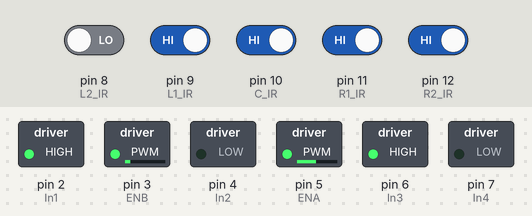
A sketch run on a simulated Arduino Uno, built with avr-gcc and run on an emulated ATmega328P. Shown: switched loads named in the sketch (green lamp = pin HIGH). The inputs (shaded band) are chosen by the test bench; at power-on: pin 9 (L1_IR), pin 10 (C_IR), pin 11 (R1_IR), pin 12 (R2_IR) HIGH, pin 8 (L2_IR) LOW.

Above: at 1.2 s.
1.3 s: pin 9 (L1_IR) driven LOW
At 2.0 s:
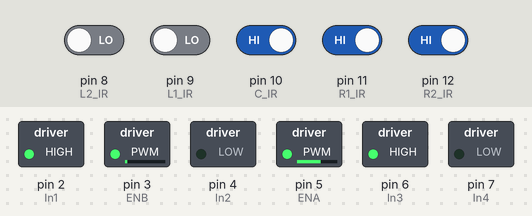
2.8 s: pin 8 (L2_IR) driven HIGH
At 3.3 s:
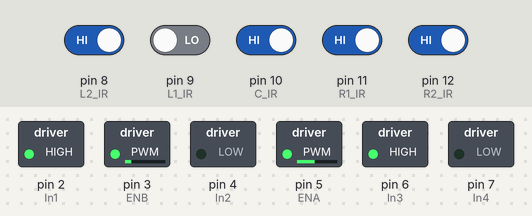
4.3 s: pin 11 (R1_IR) driven LOW
At 5.5 s:
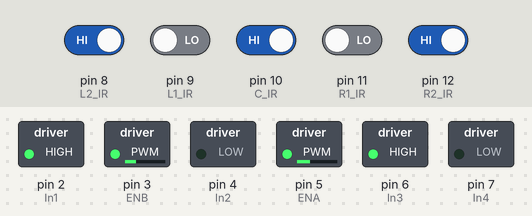
5.8 s: pin 12 (R2_IR) driven LOW
At 6.8 s:
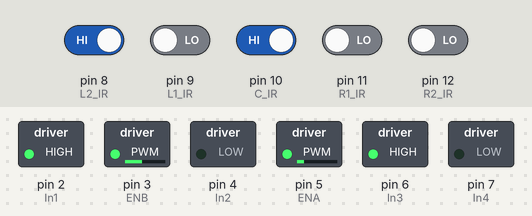
7.3 s: pin 9 (L1_IR) driven HIGH
At 7.8 s:
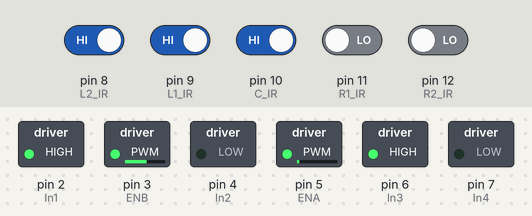
8.8 s: pin 11 (R1_IR) driven HIGH
At 10.2 s:
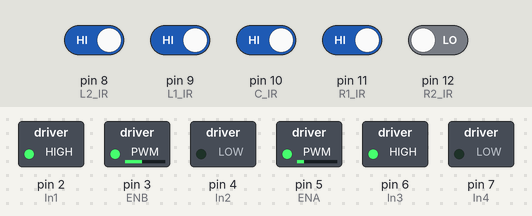
Timing chart, 0 to 11.3 s (numbered marks = the images above; inputs shaded):
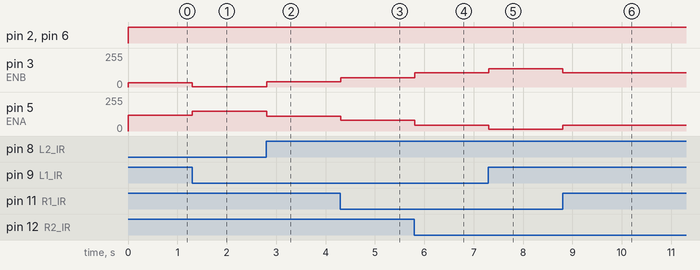

Measured:
- after the input at 1.3 s, pin 3 (ENB): 32/255 → 2/255 at once; pin 5 (ENA): 119/255 → 150/255 at once
- after the input at 2.8 s, pin 3 (ENB): 2/255 → 39/255 at once; pin 5 (ENA): 150/255 → 112/255 at once
- after the input at 4.3 s, pin 3 (ENB): 39/255 → 70/255 at once; pin 5 (ENA): 112/255 → 82/255 at once
- after the input at 5.8 s, pin 3 (ENB): 70/255 → 107/255 at once; pin 5 (ENA): 82/255 → 44/255 at once
- after the input at 7.3 s, pin 3 (ENB): 107/255 → 138/255 at once; pin 5 (ENA): 44/255 → 14/255 at once
- after the input at 8.8 s, pin 3 (ENB): 138/255 → 107/255 at once; pin 5 (ENA): 14/255 → 44/255 at once

The sketch:

robot.ide.ino
```cpp
int ENA = 5;  // right motor
int In1 = 2;
int In2 = 4;
int ENB = 3;  // left motor
int In3 = 6;
int In4 = 7 ;

int leftMotorSpeed = 70;  // قيمة سرعة المحرك الأيسر
int rightMotorSpeed = 82; // قيمة سرعة المحرك الأيمن
int turnSpeedL = 60;
int turnSpeedR = 73;

// IR sensors (digital pins)
int L2_IR = 8;  // left IR sensor
int L1_IR = 9;  // front right IR sensor
int C_IR = 10;  // central IR sensor
int R1_IR = 11;  // right IR sensor
int R2_IR = 12;  // back IR sensor

int white = 1;
int black = 0;

// PID control variables
float Kp = 1.7;
float Ki = 0.0;
float Kd = 100.0;
float previousError = 0;
float integral = 10;

enum Direction {
  FORWARD,
  LEFT,
  RIGHT
};

Direction lastDirection = FORWARD;

void setup() {
  // IR sensors
  pinMode(L2_IR, INPUT);
  pinMode(C_IR, INPUT);
  pinMode(R1_IR, INPUT);
  pinMode(R2_IR, INPUT);  // set the back sensor pin as input
  pinMode(L1_IR, INPUT);  // set the front right sensor pin as input

  // Motor control pins
  pinMode(ENA, OUTPUT);
  pinMode(ENB, OUTPUT);

  analogWrite(ENA, leftMotorSpeed);  // تطبيق إشارة PWM للمحرك الأيسر
  analogWrite(ENB, rightMotorSpeed); // تطبيق إشارة PWM للمحرك الأيمن

  pinMode(In1, OUTPUT);
  pinMode(In2, OUTPUT);
  pinMode(In3, OUTPUT);
  pinMode(In4, OUTPUT);

  Serial.begin(9600);  // Start serial communication for debugging
}

void forward() {
  digitalWrite(In1, HIGH);
  digitalWrite(In2, LOW);

  digitalWrite(In3, HIGH);
  digitalWrite(In4, LOW);
}

void left() {
  analogWrite(ENA, turnSpeedR - 40);
  analogWrite(ENB, turnSpeedL + 10);
  digitalWrite(In1, HIGH);
  digitalWrite(In2, LOW);

  digitalWrite(In3, HIGH);
  digitalWrite(In4, LOW);
}

void right() {
  analogWrite(ENA, turnSpeedL + 22);
  analogWrite(ENB, turnSpeedR - 40);
  digitalWrite(In1, HIGH);
  digitalWrite(In2, LOW);

  digitalWrite(In3, HIGH);
  digitalWrite(In4, LOW);
}

void stop() {
  digitalWrite(In1, LOW);
  digitalWrite(In2, LOW);

  digitalWrite(In3, LOW);
  digitalWrite(In4, LOW);
}

void loop() {
  // Read IR sensor values
  int L2_IR_Value = digitalRead(L2_IR);
  int C_IR_Value = digitalRead(C_IR);
  int R2_IR_Value = digitalRead(R2_IR);
  int R1_IR_Value = digitalRead(R1_IR);
  int L1_IR_Value = digitalRead(L1_IR);

  // Check if the robot reaches the white line
  if (L2_IR_Value == white && L1_IR_Value == white  && R1_IR_Value == white && R2_IR_Value == white) {
    // Invert white and black values
    int temp = white;
    white = black;
    black = temp;
  }
  if (L2_IR_Value == black && L1_IR_Value == black  && R1_IR_Value == black && R2_IR_Value == black) {
    // Invert white and black values
    int temp = white;
    white = black;
    black = temp;
  }

  // Calculate error
  float error = 0.0;
  if (L2_IR_Value == black) error -= 22.0;
  if (L1_IR_Value == black) error -= 18.0;
  if (C_IR_Value == black) error += 0.0;
  if (R1_IR_Value == black) error += 18.0;
  if (R2_IR_Value == black) error += 22.0;

  // Calculate PID terms
  float P = error;
  integral += error;
  float I = integral;
  float D = error - previousError;
  float correction = Kp * P + Ki * I + Kd * D;

  // Calculate motor speeds
  int leftSpeed = leftMotorSpeed + correction;
  int rightSpeed = rightMotorSpeed - correction;

  // Constrain speeds to maxSpeed
  leftSpeed = constrain(leftSpeed, 0, 255);
  rightSpeed = constrain(rightSpeed, 0, 255);

  // Move the robot
  analogWrite(ENA, rightSpeed);
  analogWrite(ENB, leftSpeed);

  // Update previous error
  previousError = error;

 /* if (  R1_IR_Value == black && L1_IR_Value == black || R2_IR_Value == black && L2_IR_Value == black){
  analogWrite(ENA, turnSpeedL );
  analogWrite(ENB, turnSpeedR - 100);
  digitalWrite(In1, HIGH);
  digitalWrite(In2, LOW);
  }*/
  // Determine direction based on sensor values
  if (L2_IR_Value == black || L1_IR_Value == black || C_IR_Value == black || R1_IR_Value == black || R2_IR_Value == black) {
    if (L2_IR_Value == black  ||  L1_IR_Value == black && C_IR_Value == black || L2_IR_Value == black && L1_IR_Value == black &&  C_IR_Value == black ) {
      lastDirection = LEFT;
    } else if (R2_IR_Value == black || R1_IR_Value == black && C_IR_Value == black || C_IR_Value == black && R1_IR_Value == black && R2_IR_Value == black) {
      lastDirection = RIGHT;
    } else {
      lastDirection = FORWARD;
    }

    forward();
  } else {
    // If all sensors read white, move in the last correction direction
    if (lastDirection == LEFT) {
      right();
    } else if (lastDirection == RIGHT ) {
      left();
    } else {
      forward();
    }

  }
  delay(5); // Delay for stability
}
```
